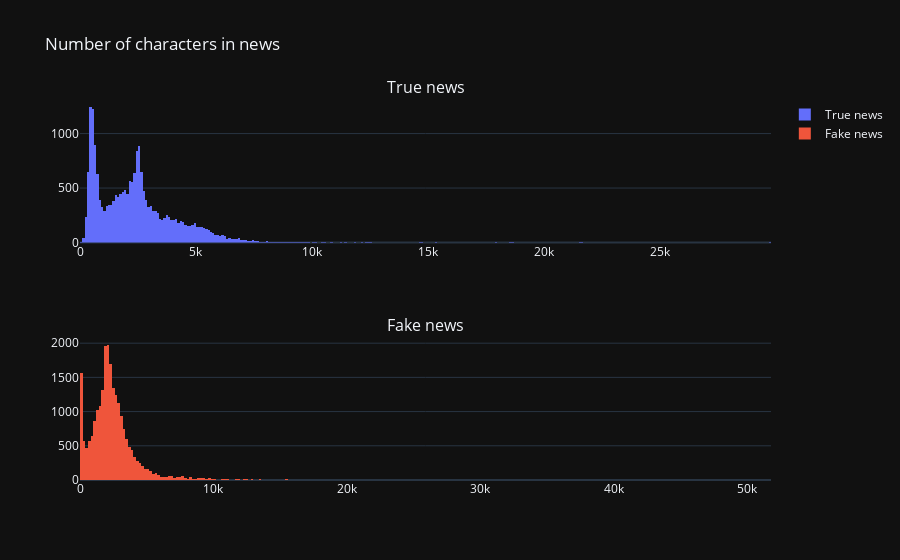

The cell this chart's notebook holds for it:
### Markdown cell above
We are lucky because our dataset is fairly balanced. With this information our work will be easier. No we will check couple of common attributes of text data like number of words or number of letters in news

### Code cell
fig = make_subplots(rows=2, cols=1, subplot_titles=('True news', 'Fake news'))

news_len_true = data[data['target']==1]['text'].str.len()

fig.add_trace(
    go.Histogram(x=news_len_true, name='True news', nbinsx=500),
    row=1, 
    col=1
)

news_len_false = data[data['target']==0]['text'].str.len()

fig.add_trace(
    go.Histogram(x=news_len_false, name='Fake news', nbinsx=500),
    row=2, 
    col=1
)

fig.update_layout(
    template='plotly_dark',
    title_text='Number of characters in news'
)

### Figure 1 — Plotly figure (JSON) as saved in the notebook; plotly's stock layout.template omitted (floating-point values rounded to 4 significant figures; data arrays with more than 128 entries replaced by an {"elided": "..."} marker saying what was removed)
{"data": [{"name": "True news", "nbinsx": 500, "type": "histogram", "x": {"elided": "21417 int values"}, "xaxis": "x", "yaxis": "y"}, {"name": "Fake news", "nbinsx": 500, "type": "histogram", "x": {"elided": "23481 int values"}, "xaxis": "x2", "yaxis": "y2"}], "layout": {"annotations": [{"font": {"size": 16}, "showarrow": false, "text": "True news", "x": 0.5, "xanchor": "center", "xref": "paper", "y": 1, "yanchor": "bottom", "yref": "paper"}, {"font": {"size": 16}, "showarrow": false, "text": "Fake news", "x": 0.5, "xanchor": "center", "xref": "paper", "y": 0.375, "yanchor": "bottom", "yref": "paper"}], "title": {"text": "Number of characters in news"}, "xaxis": {"anchor": "y", "domain": [0, 1]}, "xaxis2": {"anchor": "y2", "domain": [0, 1]}, "yaxis": {"anchor": "x", "domain": [0.625, 1]}, "yaxis2": {"anchor": "x2", "domain": [0, 0.375]}}}
